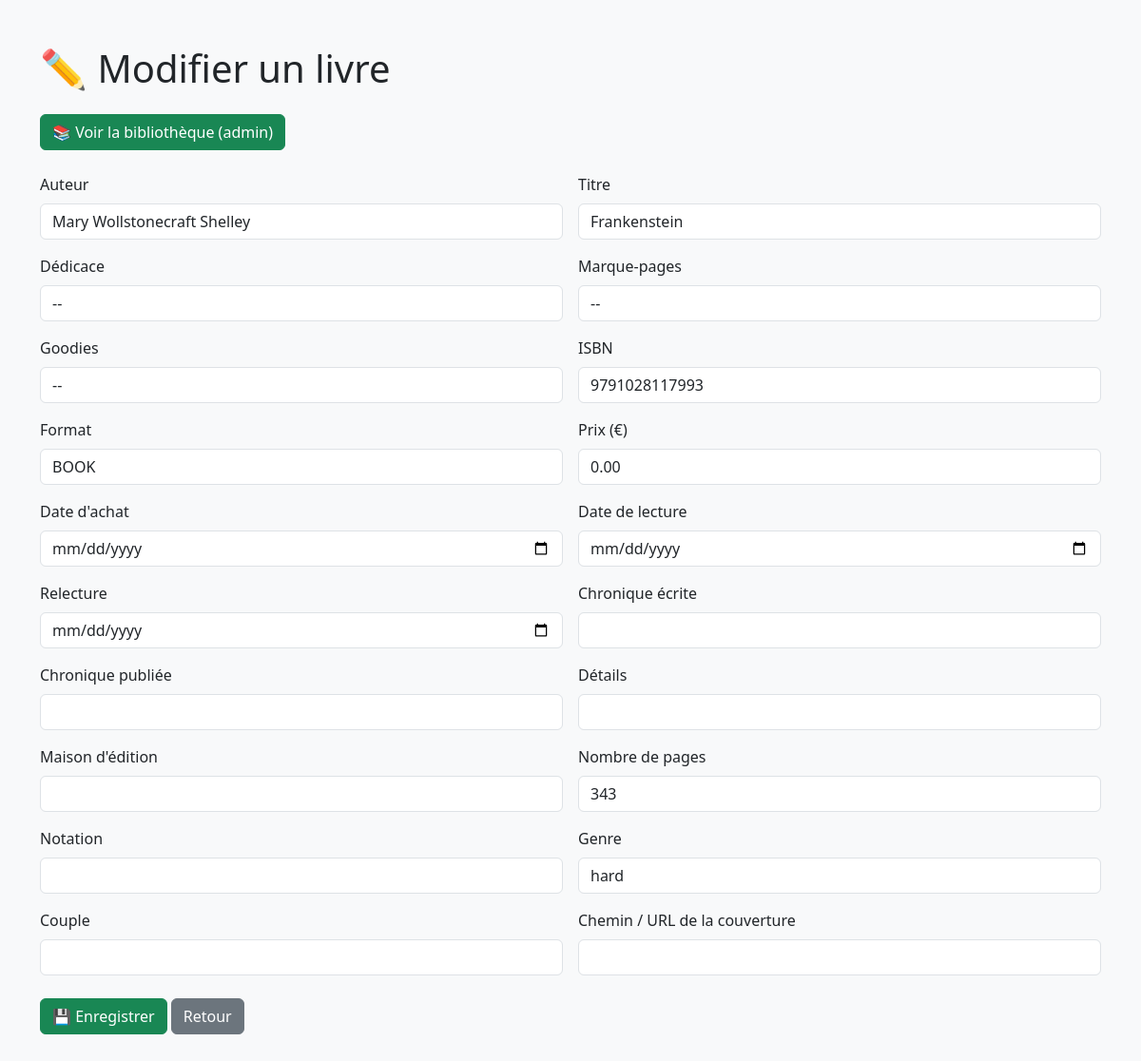
Screenshot of /27.06/update.php?id=23 with the database file from the repository.
### tables this page shows
CREATE TABLE `library` (
  `ID` int(11) NOT NULL,
  `Auteur` varchar(50) NOT NULL,
  `Titre` varchar(62) NOT NULL,
  `Dedicace` varchar(3) NOT NULL,
  `Marquepages` varchar(30) DEFAULT NULL,
  `Goodies` varchar(30) DEFAULT NULL,
  `ISBN` varchar(17) DEFAULT NULL,
  `Format` varchar(14) DEFAULT NULL,
  `Prix` decimal(10,2) DEFAULT NULL,
  `Date_achat` varchar(10) DEFAULT NULL,
  `Date_lecture` date DEFAULT NULL,
  `Relecture` date DEFAULT NULL,
  `Chronique_ecrite` varchar(30) DEFAULT NULL,
  `Chronique_publiee` varchar(30) DEFAULT NULL,
  `Details` varchar(255) DEFAULT NULL,
  `Maison_edition` varchar(39) DEFAULT NULL,
  `Nombre_pages` varchar(4) DEFAULT NULL,
  `Notation` varchar(13) DEFAULT NULL,
  `Genre` varchar(28) DEFAULT NULL,
  `Couverture` varchar(255) DEFAULT NULL,
  `Couple` varchar(37) DEFAULT NULL
);

### 27.06/update.php (the view, shortened to what this page needs)
<?php
include 'connexion.php';
$id = $_GET['id'] ?? null;
$stmt = $pdo->prepare("SELECT * FROM library WHERE ID = ?");
$stmt->execute([$id]);
$book = $stmt->fetch(PDO::FETCH_ASSOC);
function input($label, $name, $type = 'text', $size = 6)
{
  global $book;
  $value = htmlspecialchars($book[$name] ?? '');
  echo "<div class='col-md-$size'>
            <label class='form-label'>$label</label>
            <input type='$type' name='$name' class='form-control' value=\"$value\">
          </div>";
}
function selectOuiNon($label, $name, $size = 6)
{
  global $book;
  $value = $book[$name] ?? '';
  echo "<div class='col-md-$size'>
          <label class='form-label'>$label</label>
          <select name='$name' class='form-control'>
            <option value=''>--</option>
            <option value='Oui'" . ($value === 'Oui' ? ' selected' : '') . ">Oui</option>
            <option value='Non'" . ($value === 'Non' ? ' selected' : '') . ">Non</option>
          </select>
        </div>";
}
?>
<!DOCTYPE html>
<html lang="fr">
<head>
  <link href="https://cdn.jsdelivr.net/npm/bootstrap@5.3.6/dist/css/bootstrap.min.css" rel="stylesheet" />
</head>
<body class="bg-light">
  <div class="container py-5">
    <h1 class="mb-4">✏️ Modifier un livre</h1>
    <a href="/php/admin_book.php" class="btn btn-success mb-4">📚 Voir la bibliothèque (admin)</a>
    <form method="POST" class="row g-3">
      <?php
      input('Auteur', 'Auteur');
      selectOuiNon('Dédicace', 'Dedicace');
      ?>
      <div class="col-12 mt-4">
        <button type="submit" class="btn btn-success">💾 Enregistrer</button>
        <a href="admin_book.php" class="btn btn-secondary">Retour</a>
      </div>
    </form>
  </div>
</body>
</html>

### rows the page displays
library: Auteur "Mary Wollstonecraft Shelley", Titre "Frankenstein", ISBN "9791028117993", Format "BOOK", Prix "0.00", Nombre_pages "343", Genre "hard"

### other values shown
$label "Auteur Titre ISBN Format Prix (€) Date d'achat Date de lecture Relecture Chronique écrite Chronique publiée Détails Maison d'édition Nombre de pages Notation Genre Couple Chemin / URL de la couverture"
$label "Dédicace Marque-pages Goodies"
